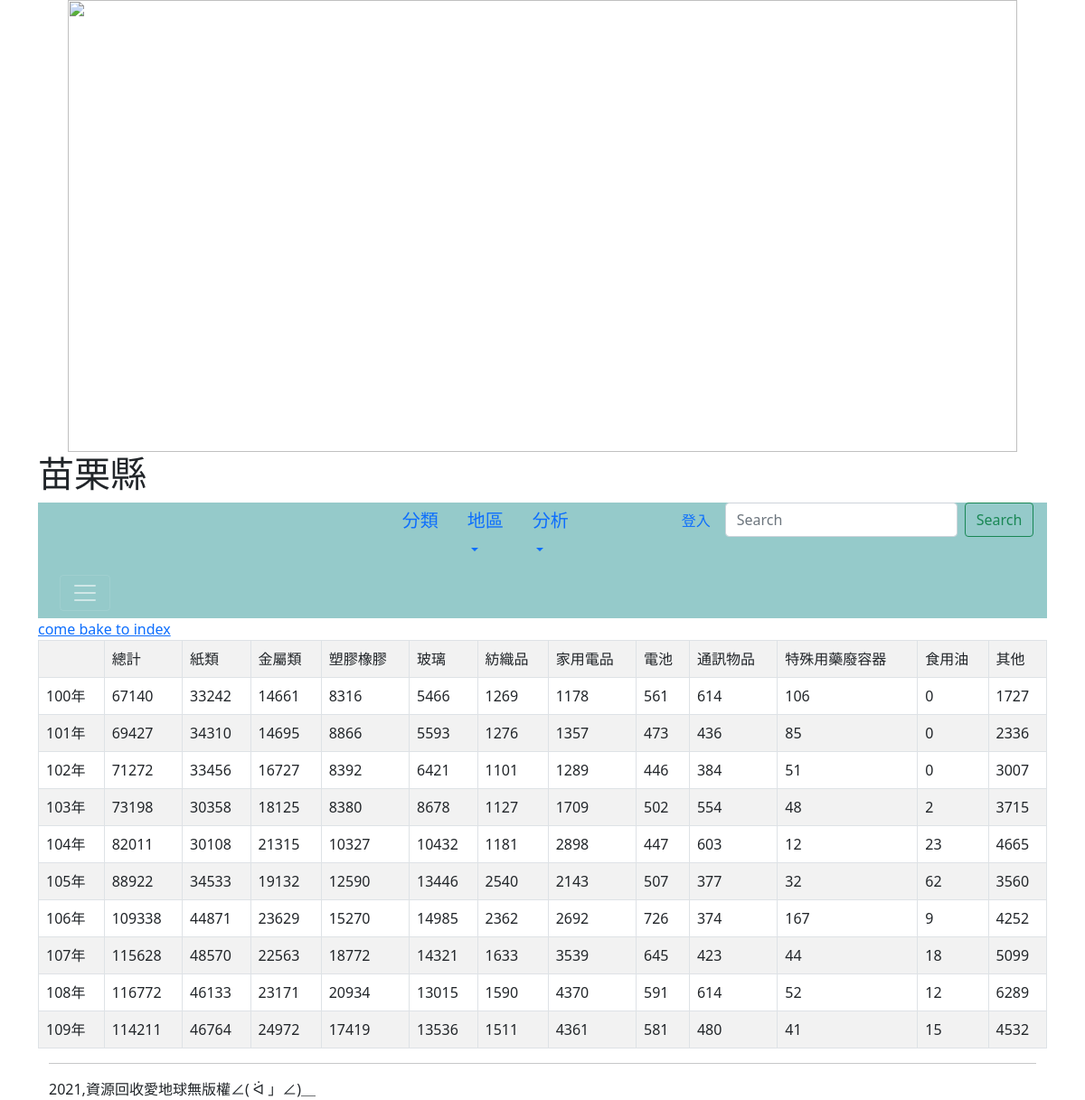
Page /miaoli/ on the committed database.
### mysite/models.py (models this page shows, shortened)
class Type(models.Model):
	年度 = models.CharField(max_length=200)
	地區 =models.CharField(max_length=200)
	總計 = models.PositiveIntegerField(default=0)
	紙類 = models.PositiveIntegerField(default=0)
	金屬類 = models.PositiveIntegerField(default=0)
	塑膠橡膠= models.PositiveIntegerField(default=0)
	玻璃 = models.PositiveIntegerField(default=0)
	紡織品 = models.PositiveIntegerField(default=0)
	家用電品 = models.PositiveIntegerField(default=0)
	電池 = models.PositiveIntegerField(default=0)
	通訊物品 = models.PositiveIntegerField(default=0)
	特殊用藥廢容器 = models.PositiveIntegerField(default=0)
	食用油 = models.PositiveIntegerField(default=0)
	其他 = models.PositiveIntegerField(default=0)

### mysite/views.py (the view)
# urls.py: path('miaoli/',miaoli),
def miaoli(request):
	types=Type.objects.all()
	types8=Type.objects.filter(地區="苗栗縣")
	return render(request, "miaoli.html", locals())

### templates/miaoli.html (shortened to what this page needs)
{% extends "base.html" %}
{% block headmessage %} <h1>苗栗縣</h1> {% endblock %}
{% block content %}
<a href="/">come bake to index</a><br>
<table class='table table-striped table-bordered'>
	<tr>
		<td>     </td>
		<td>總計</td>
		<td>紙類</td>
		<td>金屬類</td>
		<td>塑膠橡膠</td>
		<td>玻璃</td>
		<td>紡織品</td>
		<td>家用電品</td>
		<td>電池</td>
		<td>通訊物品</td>
		<td>特殊用藥廢容器</td>
		<td>食用油</td>
		<td>其他</td>
	</tr>
	{% for type in types8 %}
	<tr>
		<td>{{ type.年度 }}</td>
		<td>{{ type.總計 }}</td>
		<td>{{ type.紙類 }}</td>
		<td>{{ type.金屬類 }}</td>
		<td>{{ type.塑膠橡膠 }}</td>
		<td>{{ type.玻璃 }}</td>
		<td>{{ type.紡織品 }}</td>
		<td>{{ type.家用電品 }}</td>
		<td>{{ type.電池 }}</td>
		<td>{{ type.通訊物品 }}</td>
		<td>{{ type.特殊用藥廢容器 }}</td>
		<td>{{ type.食用油 }}</td>
		<td>{{ type.其他 }}</td>
	</tr>
	{% endfor %}
</table>
{% endblock %}

### rows in the picture
Type: 年度 "100年", 總計 "67140", 紙類 "33242", 金屬類 "14661", 塑膠橡膠 "8316", 玻璃 "5466", 紡織品 "1269", 家用電品 "1178", 電池 "561", 通訊物品 "614", 特殊用藥廢容器 "106", 食用油 "0", 其他 "1727"
Type: 年度 "101年", 總計 "69427", 紙類 "34310", 金屬類 "14695", 塑膠橡膠 "8866", 玻璃 "5593", 紡織品 "1276", 家用電品 "1357", 電池 "473", 通訊物品 "436", 特殊用藥廢容器 "85", 食用油 "0", 其他 "2336"
Type: 年度 "102年", 總計 "71272", 紙類 "33456", 金屬類 "16727", 塑膠橡膠 "8392", 玻璃 "6421", 紡織品 "1101", 家用電品 "1289", 電池 "446", 通訊物品 "384", 特殊用藥廢容器 "51", 食用油 "0", 其他 "3007"
Type: 年度 "103年", 總計 "73198", 紙類 "30358", 金屬類 "18125", 塑膠橡膠 "8380", 玻璃 "8678", 紡織品 "1127", 家用電品 "1709", 電池 "502", 通訊物品 "554", 特殊用藥廢容器 "48", 食用油 "2", 其他 "3715"
Type: 年度 "104年", 總計 "82011", 紙類 "30108", 金屬類 "21315", 塑膠橡膠 "10327", 玻璃 "10432", 紡織品 "1181", 家用電品 "2898", 電池 "447", 通訊物品 "603", 特殊用藥廢容器 "12", 食用油 "23", 其他 "4665"
Type: 年度 "105年", 總計 "88922", 紙類 "34533", 金屬類 "19132", 塑膠橡膠 "12590", 玻璃 "13446", 紡織品 "2540", 家用電品 "2143", 電池 "507", 通訊物品 "377", 特殊用藥廢容器 "32", 食用油 "62", 其他 "3560"
Type: 年度 "106年", 總計 "109338", 紙類 "44871", 金屬類 "23629", 塑膠橡膠 "15270", 玻璃 "14985", 紡織品 "2362", 家用電品 "2692", 電池 "726", 通訊物品 "374", 特殊用藥廢容器 "167", 食用油 "9", 其他 "4252"
Type: 年度 "107年", 總計 "115628", 紙類 "48570", 金屬類 "22563", 塑膠橡膠 "18772", 玻璃 "14321", 紡織品 "1633", 家用電品 "3539", 電池 "645", 通訊物品 "423", 特殊用藥廢容器 "44", 食用油 "18", 其他 "5099"
Type: 年度 "108年", 總計 "116772", 紙類 "46133", 金屬類 "23171", 塑膠橡膠 "20934", 玻璃 "13015", 紡織品 "1590", 家用電品 "4370", 電池 "591", 通訊物品 "614", 特殊用藥廢容器 "52", 食用油 "12", 其他 "6289"
Type: 年度 "109年", 總計 "114211", 紙類 "46764", 金屬類 "24972", 塑膠橡膠 "17419", 玻璃 "13536", 紡織品 "1511", 家用電品 "4361", 電池 "581", 通訊物品 "480", 特殊用藥廢容器 "41", 食用油 "15", 其他 "4532"
